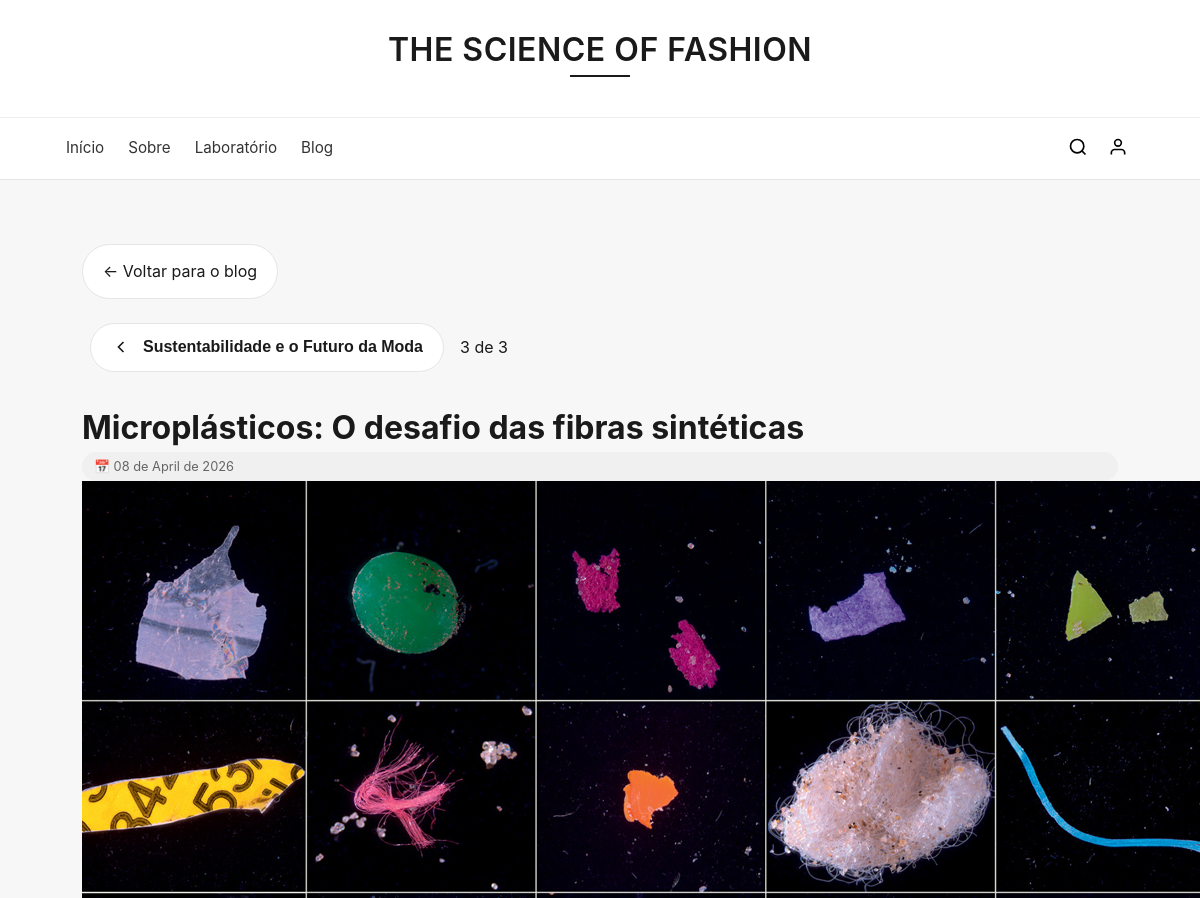
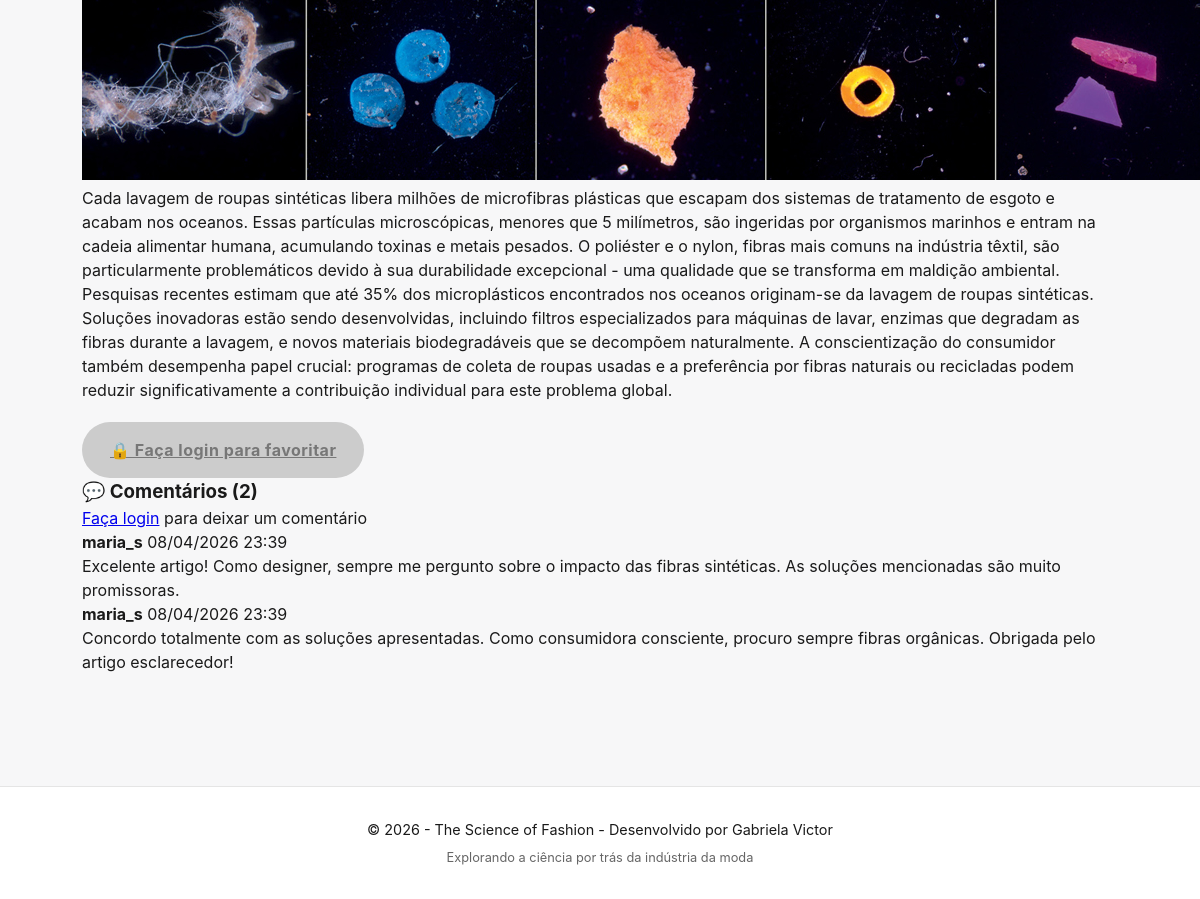
Screenshot of /blog/post/3 with the database file from the repository (2 pictures, top to bottom).
### models.py (models this page shows)
class Post(SQLModel, table=True):
    id: Optional[int] = Field(default=None, primary_key=True)
    titulo: str
    conteudo: str
    foto_url: Optional[str] = None
    data_publicacao: datetime = Field(default_factory=datetime.now)
    comentarios: List["Comentario"] = Relationship(back_populates="post")
    usuarios_que_favoritaram: List[Usuario] = Relationship(back_populates="posts_favoritos", link_model=FavoritoPost)

class Comentario(SQLModel, table=True):
    id: Optional[int] = Field(default=None, primary_key=True)
    conteudo: str
    data_postagem: datetime = Field(default_factory=datetime.now)
    usuario_id: int = Field(foreign_key="usuario.id")
    post_id: int = Field(foreign_key="post.id")
    usuario: Usuario = Relationship(back_populates="comentarios")
    post: Post = Relationship(back_populates="comentarios")

class Usuario(SQLModel, table=True):
    id: Optional[int] = Field(default=None, primary_key=True)
    nome: str
    username: str = Field(index=True, unique=True)
    email: str = Field(unique=True)
    senha: str
    bio: Optional[str] = None
    comentarios: List["Comentario"] = Relationship(back_populates="usuario")
    fibras_favoritas: List["Fibra"] = Relationship(back_populates="usuarios_que_favoritaram", link_model=FavoritoFibra)
    posts_favoritos: List["Post"] = Relationship(back_populates="usuarios_que_favoritaram", link_model=FavoritoPost)

### main.py (the view)
@app.get("/blog/post/{post_id}", response_class=HTMLResponse)
async def ler_post(
    request: Request,
    post_id: int,
    session: Session = Depends(get_session),
    usuario: Optional[Usuario] = Depends(get_usuario_logado)
):
    post = session.get(Post, post_id)
    if not post:
        raise HTTPException(status_code=404, detail="Post não encontrado")
    todos_posts = session.exec(select(Post).order_by(Post.id)).all()
    indices = {p.id: i for i, p in enumerate(todos_posts)}
    indice_atual = indices.get(post_id, 0)
    total_posts = len(todos_posts)
    post_anterior = todos_posts[indice_atual - 1] if indice_atual > 0 else None
    post_proximo = todos_posts[indice_atual + 1] if indice_atual < total_posts - 1 else None
    if "HX-Request" in request.headers:
        return templates.TemplateResponse(request, "partials/post_detalhes.html", {
            "post": post,
            "usuario": usuario,
            "post_anterior": post_anterior,
            "post_proximo": post_proximo,
            "indice_atual": indice_atual + 1,
            "total_posts": total_posts
        })
    return templates.TemplateResponse(request, "blog/post_detalhes.html", {
        "post": post,
        "usuario": usuario,
        "post_anterior": post_anterior,
        "post_proximo": post_proximo,
        "indice_atual": indice_atual + 1,
        "total_posts": total_posts
    })

### templates/blog/post_detalhes.html (shortened to what this page needs)
{% extends "base.html" %}
{% block content %}
<div id="post-detalhes-container">
    <div id="post-detalhes-wrapper">
        {% include "partials/post_detalhes.html" %}
    </div>
</div>
{% endblock %}

### templates/partials/post_detalhes.html (shortened to what this page needs)
<div class="blog-content-root">
    <div class="back-link">
        <a href="/blog"
           hx-get="/blog"
           hx-target="#main-content"
           hx-push-url="true"
           class="btn-back">
            ← Voltar para o blog
        </a>
    </div>
    <div class="post-navegacao">
        {% if post_anterior %}
        <button type="button"
                class="nav-post-btn anterior"
                hx-get="/blog/post/{{ post_anterior.id }}/partial"
                hx-target="#post-detalhes-wrapper"
                hx-swap="innerHTML"
                hx-push-url="/blog/post/{{ post_anterior.id }}"
                hx-indicator="#loading-indicator">
            <svg width="20" height="20" viewBox="0 0 24 24" fill="none" stroke="currentColor" stroke-width="2">
                <path d="M15 18l-6-6 6-6"/>
            </svg>
            <span>{{ post_anterior.titulo }}</span>
        </button>
        {% else %}
        <div class="nav-placeholder"></div>
        {% endif %}
        <span class="post-counter">
            {{ indice_atual }} de {{ total_posts }}
        </span>
        {% if post_proximo %}
        <button type="button"
                class="nav-post-btn proximo"
                hx-get="/blog/post/{{ post_proximo.id }}/partial"
                hx-target="#post-detalhes-wrapper"
                hx-swap="innerHTML"
                hx-push-url="/blog/post/{{ post_proximo.id }}"
                hx-indicator="#loading-indicator">
            <span>{{ post_proximo.titulo }}</span>
            <svg width="20" height="20" viewBox="0 0 24 24" fill="none" stroke="currentColor" stroke-width="2">
                <path d="M9 18l6-6-6-6"/>
            </svg>
        </button>
        {% else %}
        <div class="nav-placeholder"></div>
        {% endif %}
    </div>
    <div class="post-detalhes-card">
        <div class="post-header">
            <h1 class="post-titulo">{{ post.titulo }}</h1>
            <div class="post-meta">
                <span class="post-date">📅 {{ post.data_publicacao.strftime('%d de %B de %Y') }}</span>
            </div>
        </div>
        {% if post.foto_url %}
        <div class="post-featured-image">
            <img src="{{ post.foto_url }}" alt="{{ post.titulo }}">
        </div>
        {% endif %}
        <div class="post-content">
            {{ post.conteudo }}
        </div>
        <div class="post-actions">
            {% if usuario %}
            <button hx-post="/blog/{{ post.id }}/favoritar"
                    hx-target="this"
                    hx-swap="outerHTML"
                    class="btn-favoritar">
                ☆ Favoritar este artigo
            </button>
            {% else %}
            <a href="/login" class="btn-favoritar disabled">
                🔒 Faça login para favoritar
            </a>
            {% endif %}
        </div>
        <div class="comments-section">
            <h3 class="comments-title">💬 Comentários ({{ post.comentarios|length }})</h3>
            {% if usuario %}
            <div class="comment-form-container">
                <form class="comment-form"
                      hx-post="/blog/{{ post.id }}/comentar"
                      hx-target="#comments-list"
                      hx-swap="beforeend"
                      hx-on::after-swap="this.reset()">
                    <textarea name="conteudo"
                              rows="3"
                              placeholder="Deixe seu comentário..."
                              required></textarea>
                    <button type="submit" class="btn btn-primary">Enviar comentário</button>
                </form>
            </div>
            {% else %}
            <div class="login-to-comment">
                <p><a href="/login" hx-get="/login" hx-target="#main-content" hx-push-url="true">Faça login</a> para deixar um comentário</p>
            </div>
            {% endif %}
            <div id="comments-list" class="comments-list">
                {% for comentario in post.comentarios %}
                <div class="comment-item" id="comentario-{{ comentario.id }}">
                    <div class="comment-header">
                        <strong class="comment-author">{{ comentario.usuario.username }}</strong>
                        <span class="comment-date">{{ comentario.data_postagem.strftime('%d/%m/%Y %H:%M') }}</span>
                    </div>
                    <p class="comment-content">{{ comentario.conteudo }}</p>
                </div>
                {% else %}
                <div class="no-comments">
                    <p>Seja o primeiro a comentar!</p>
                </div>
                {% endfor %}
            </div>
        </div>
    </div>
</div>

### static/css/base.css (style rules this page uses)
* { margin: 0; padding: 0; box-sizing: border-box; }
body { font-family: -apple-system, BlinkMacSystemFont, "Segoe UI", Roboto, sans-serif; background: #f7f7f8; color: #1a1a1a; line-height: 1.5; }

### static/css/pages/fibra_detalhes_content.css (style rules this page uses)
.back-link { margin-bottom: 1.5rem; }
.btn-back { display: inline-flex; align-items: center; gap: 0.5rem; padding: 0.9rem 1.25rem; border-radius: 999px; border: 1px solid #e5e5e5; background: #fff; color: #1a1a1a; text-decoration: none; transition: all 0.2s ease; }
.nav-placeholder { width: 100px; min-height: 44px; }
.btn-favoritar { display: inline-flex; align-items: center; justify-content: center; padding: 1rem 1.75rem; margin-top: 1.25rem; background: #1a1a1a; color: #fff; border: none; border-radius: 999px; font-weight: 700; letter-spacing: 0.5px; transition: all 0.2s ease; }
.btn-favoritar.disabled { background: #ccc; color: #777; cursor: not-allowed; }

### static/css/pages/blog.css (style rules this page uses)
.post-date, .comment-count { display: flex; align-items: center; gap: 0.3rem; }
.blog-content-root { max-width: 1100px; margin: 0 auto; padding: 2rem 1rem 4rem; }
.back-link { margin-bottom: 1.5rem; }
.btn-back { display: inline-flex; align-items: center; gap: 0.5rem; padding: 0.9rem 1.25rem; border-radius: 999px; border: 1px solid #e5e5e5; background: #fff; color: #1a1a1a; text-decoration: none; transition: all 0.2s ease; }
.post-navegacao { display: grid; grid-template-columns: auto 1fr auto; align-items: center; gap: 1rem; margin-bottom: 2rem; padding: 0 0.5rem; }

### static/css/pages/perfil.css (style rules this page uses)
.tag-categoria, .tag-origem, .post-date { padding: 0.3rem 0.75rem; border-radius: 20px; background: #f0f0f0; font-size: 0.8rem; color: #666; }
.back-link { margin-bottom: 1.5rem; }
.btn-back { display: inline-flex; align-items: center; gap: 0.5rem; padding: 0.9rem 1.25rem; border-radius: 999px; border: 1px solid #e5e5e5; background: #fff; color: #1a1a1a; text-decoration: none; transition: all 0.2s ease; }

### rows the page displays
Post: titulo "Sustentabilidade e o Futuro da Moda"
Post: titulo "Microplásticos: O desafio das fibras sintéticas", data_publicacao "08 de April de 2026", foto_url (picture), conteudo "Cada lavagem de roupas sintéticas libera milhões de microfibras plásticas que escapam dos sistemas de tratamento de esgoto e acabam nos oceanos. Essas partículas microscópicas, menores que 5 milímetros, são ingeridas por organismos marinhos e entram na cadeia alimentar humana, acumulando toxinas e metais pesados. O poliéster e o nylon, fibras mais comuns na indústria têxtil, são particularmente problemáticos devido à sua durabilidade excepcional - uma qualidade que se transforma em maldição ambiental. Pesquisas recentes estimam que até 35% dos microplásticos encontrados nos oceanos originam-se da lavagem de roupas sintéticas. Soluções inovadoras estão sendo desenvolvidas, incluindo filtros…"
Comentario: usuario.username "maria_s", data_postagem "08/04/2026 23:39", conteudo "Excelente artigo! Como designer, sempre me pergunto sobre o impacto das fibras sintéticas. As soluções mencionadas são muito promissoras."
Comentario: usuario.username "maria_s", data_postagem "08/04/2026 23:39", conteudo "Concordo totalmente com as soluções apresentadas. Como consumidora consciente, procuro sempre fibras orgânicas. Obrigada pelo artigo esclarecedor!"

### other values shown
{{ indice_atual }} "3"
{{ total_posts }} "3"
{{ post.comentarios|length }} "2"
